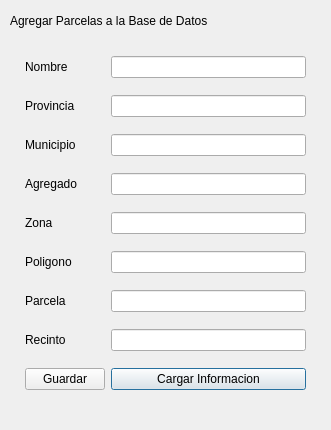
<?xml version="1.0" encoding="UTF-8"?>
<ui version="4.0">
 <class>Dialog</class>
 <widget class="QDialog" name="Dialog">
  <property name="geometry">
   <rect>
    <x>0</x>
    <y>0</y>
    <width>331</width>
    <height>430</height>
   </rect>
  </property>
  <property name="sizePolicy">
   <sizepolicy hsizetype="Preferred" vsizetype="Preferred">
    <horstretch>0</horstretch>
    <verstretch>0</verstretch>
   </sizepolicy>
  </property>
  <property name="minimumSize">
   <size>
    <width>331</width>
    <height>430</height>
   </size>
  </property>
  <property name="maximumSize">
   <size>
    <width>331</width>
    <height>430</height>
   </size>
  </property>
  <property name="windowTitle">
   <string>aGrae GIS </string>
  </property>
  <widget class="QWidget" name="gridLayoutWidget">
   <property name="geometry">
    <rect>
     <x>20</x>
     <y>40</y>
     <width>291</width>
     <height>371</height>
    </rect>
   </property>
   <layout class="QGridLayout" name="gridLayout">
    <property name="leftMargin">
     <number>5</number>
    </property>
    <property name="topMargin">
     <number>5</number>
    </property>
    <property name="rightMargin">
     <number>5</number>
    </property>
    <property name="bottomMargin">
     <number>5</number>
    </property>
    <item row="6" column="0">
     <widget class="QLabel" name="label_8">
      <property name="text">
       <string>Parcela</string>
      </property>
     </widget>
    </item>
    <item row="4" column="0">
     <widget class="QLabel" name="label_6">
      <property name="text">
       <string>Zona</string>
      </property>
     </widget>
    </item>
    <item row="5" column="0">
     <widget class="QLabel" name="label_7">
      <property name="text">
       <string>Poligono</string>
      </property>
     </widget>
    </item>
    <item row="3" column="1">
     <widget class="QLineEdit" name="line_Agregado"/>
    </item>
    <item row="2" column="1">
     <widget class="QLineEdit" name="line_Mcpo"/>
    </item>
    <item row="0" column="1">
     <widget class="QLineEdit" name="line_Nombre"/>
    </item>
    <item row="4" column="1">
     <widget class="QLineEdit" name="line_Zona"/>
    </item>
    <item row="6" column="1">
     <widget class="QLineEdit" name="line_Parcela"/>
    </item>
    <item row="5" column="1">
     <widget class="QLineEdit" name="line_Poly"/>
    </item>
    <item row="1" column="0">
     <widget class="QLabel" name="label_3">
      <property name="text">
       <string>Provincia</string>
      </property>
     </widget>
    </item>
    <item row="2" column="0">
     <widget class="QLabel" name="label_4">
      <property name="text">
       <string>Municipio</string>
      </property>
     </widget>
    </item>
    <item row="3" column="0">
     <widget class="QLabel" name="label_5">
      <property name="text">
       <string>Agregado</string>
      </property>
     </widget>
    </item>
    <item row="0" column="0">
     <widget class="QLabel" name="label_2">
      <property name="text">
       <string>Nombre</string>
      </property>
     </widget>
    </item>
    <item row="7" column="0">
     <widget class="QLabel" name="label_9">
      <property name="text">
       <string>Recinto</string>
      </property>
     </widget>
    </item>
    <item row="7" column="1">
     <widget class="QLineEdit" name="line_Recinto"/>
    </item>
    <item row="1" column="1">
     <widget class="QLineEdit" name="line_Prov"/>
    </item>
    <item row="8" column="1">
     <widget class="QPushButton" name="pushButton">
      <property name="text">
       <string>Cargar Informacion</string>
      </property>
     </widget>
    </item>
    <item row="8" column="0">
     <widget class="QPushButton" name="loadButton">
      <property name="text">
       <string>Guardar</string>
      </property>
     </widget>
    </item>
   </layout>
  </widget>
  <widget class="QWidget" name="gridLayoutWidget_2">
   <property name="geometry">
    <rect>
     <x>10</x>
     <y>10</y>
     <width>311</width>
     <height>21</height>
    </rect>
   </property>
   <layout class="QGridLayout" name="gridLayout_2">
    <item row="0" column="0">
     <widget class="QLabel" name="label">
      <property name="text">
       <string>Agregar Parcelas a la Base de Datos</string>
      </property>
     </widget>
    </item>
   </layout>
  </widget>
 </widget>
 <tabstops>
  <tabstop>line_Nombre</tabstop>
  <tabstop>line_Prov</tabstop>
  <tabstop>line_Mcpo</tabstop>
  <tabstop>line_Agregado</tabstop>
  <tabstop>line_Zona</tabstop>
  <tabstop>line_Poly</tabstop>
  <tabstop>line_Parcela</tabstop>
  <tabstop>line_Recinto</tabstop>
 </tabstops>
 <resources/>
 <connections/>
</ui>
